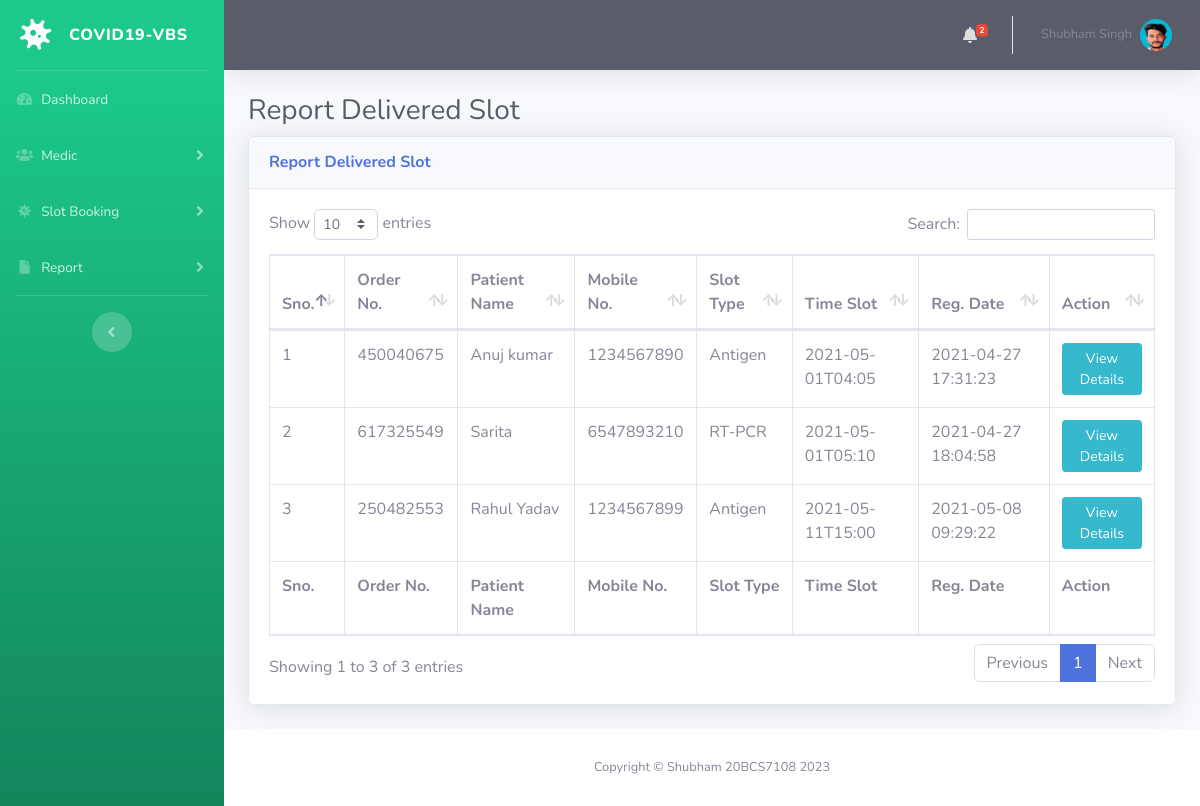
Screenshot of /reportdelivered-test.php (signed in) with the database file from the repository.
### tables this page shows
CREATE TABLE `tbltestrecord` (
  `id` int(11) NOT NULL,
  `OrderNumber` bigint(14) DEFAULT NULL,
  `PatientMobileNumber` bigint(14) DEFAULT NULL,
  `TestType` varchar(100) DEFAULT NULL,
  `TestTimeSlot` varchar(120) DEFAULT NULL,
  `ReportStatus` varchar(100) DEFAULT NULL,
  `FinalReport` varchar(150) DEFAULT NULL,
  `ReportUploadTime` varchar(200) DEFAULT NULL,
  `RegistrationDate` timestamp NULL DEFAULT current_timestamp(),
  `AssignedtoEmpId` varchar(150) DEFAULT NULL,
  `AssigntoName` varchar(180) DEFAULT NULL,
  `AssignedTime` varchar(100) DEFAULT NULL
);

CREATE TABLE `tblpatients` (
  `id` int(11) NOT NULL,
  `FullName` varchar(120) DEFAULT NULL,
  `MobileNumber` bigint(12) DEFAULT NULL,
  `DateOfBirth` date DEFAULT NULL,
  `GovtIssuedId` varchar(150) DEFAULT NULL,
  `GovtIssuedIdNo` varchar(150) DEFAULT NULL,
  `FullAddress` varchar(255) DEFAULT NULL,
  `State` varchar(200) DEFAULT NULL,
  `RegistrationDate` timestamp NOT NULL DEFAULT current_timestamp()
);

### reportdelivered-test.php (the view, shortened to what this page needs)
<?php session_start();
include_once('includes/config.php');
if (strlen($_SESSION['aid']==0)) {
  header('location:logout.php');
  } else{
?>
<!DOCTYPE html>
<html lang="en">
<head>
    <link href="vendor/fontawesome-free/css/all.min.css" rel="stylesheet" type="text/css">
    <link href="css/sb-admin-2.min.css" rel="stylesheet">
    <link href="vendor/datatables/dataTables.bootstrap4.min.css" rel="stylesheet">
</head>
<body id="page-top">
    <div id="wrapper">
  <?php include_once('includes/sidebar.php');?>
        <div id="content-wrapper" class="d-flex flex-column">
            <div id="content">
<?php include_once('includes/topbar.php');?>
                <div class="container-fluid">
                    <h1 class="h3 mb-2 text-gray-800">Report Delivered Slot</h1>
                    <div class="card shadow mb-4">
                        <div class="card-header py-3">
                            <h6 class="m-0 font-weight-bold text-primary">Report Delivered Slot</h6>
                        </div>
                        <div class="card-body">
                            <div class="table-responsive">
                                <form name="assignto" method="post">
                    <table class="table table-bordered" id="dataTable" width="100%" cellspacing="0">
                                    <thead>
                                        <tr>
                                            <th>Sno.</th>
                                            <th>Order No.</th>
                                            <th>Patient Name</th>
                                            <th>Mobile No.</th>
                                            <th>Slot Type</th>
                                            <th>Time Slot</th>
                                            <th>Reg. Date</th>
                                            <th>Action</th>
                                        </tr>
                                    </thead>
                                      <tfoot>
                                            <tr>
                                            <th>Sno.</th>
                                            <th>Order No.</th>
                                            <th>Patient Name</th>
                                            <th>Mobile No.</th>
                                            <th>Slot Type</th>
                                            <th>Time Slot</th>
                                            <th>Reg. Date</th>
                                            <th>Action</th>
                                        </tr>
                                    </tfoot>
                                    <tbody>
<?php $query=mysqli_query($con,"select tbltestrecord.OrderNumber,tblpatients.FullName,tblpatients.MobileNumber,tbltestrecord.TestType,tbltestrecord.TestTimeSlot,tbltestrecord.RegistrationDate,tbltestrecord.id as testid from tbltestrecord
join tblpatients on tblpatients.MobileNumber=tbltestrecord.PatientMobileNumber
where ReportStatus='Delivered'
    ");
$cnt=1;
while($row=mysqli_fetch_array($query)){
?>
                                        <tr>
                                            <td><?php echo $cnt;?></td>
                                            <td><?php echo $row['OrderNumber'];?></td>
                                            <td><?php echo $row['FullName'];?></td>
                                            <td><?php echo $row['MobileNumber'];?></td>
                                            <td><?php echo $row['TestType'];?></td>
                                            <td><?php echo $row['TestTimeSlot'];?></td>
                                             <td><?php echo $row['RegistrationDate'];?></td>
                                            <td>
                                <a href="test-details.php?tid=<?php echo $row['testid'];?>&&oid=<?php echo $row['OrderNumber'];?>" class="btn btn-info btn-sm">View Details</a>
                            </td>
                                        </tr>
<?php $cnt++;} ?>
                                    </tbody>
                                </table>
                                     </form>
                            </div>
                        </div>
                    </div>
                </div>
            </div>
    <?php include_once('includes/footer.php');?>
        </div>
    </div>
</body>
</html>
<?php } ?>

### includes/topbar.php (shortened to what this page needs)
      <nav class="navbar navbar-expand navbar-dark bg-dark topbar mb-4 static-top shadow">
            <?php if($_SESSION['aid']):?>
                    <ul class="navbar-nav ml-auto">
<?php $query=mysqli_query($con,"select * from tbltestrecord where ReportStatus is null");
$count=mysqli_num_rows($query);
?>
                        <li class="nav-item dropdown no-arrow mx-1">
                            <a class="nav-link dropdown-toggle" href="#" id="alertsDropdown" role="button"
                                data-toggle="dropdown" aria-haspopup="true" aria-expanded="false">
                                <i class="fas fa-bell fa-fw"></i>
                                <span class="badge badge-danger badge-counter"><?php echo $count;?></span>
                            </a>
                        </li>
                        <li class="nav-item dropdown no-arrow">
                            <a class="nav-link dropdown-toggle" href="#" id="userDropdown" role="button"
                                data-toggle="dropdown" aria-haspopup="true" aria-expanded="false">
                <?php
$adid=$_SESSION['aid'];
$ret1=mysqli_query($con,"select AdminName from tbladmin where ID='$adid'");
while($row1=mysqli_fetch_array($ret1)){
?>
                                <span class="mr-2 d-none d-lg-inline text-gray-600 small"><?php  echo $row1['AdminName'];?></span>
                           <?php } ?>
                                <img class="img-profile rounded-circle"
                                    src="img/shubham.png">
                            </a>
                        </li>
                    </ul>
                <?php endif;?>
                </nav>

### rows the page displays
tbltestrecord: OrderNumber "450040675", tblpatients.FullName "Anuj kumar", tblpatients.MobileNumber "1234567890", TestType "Antigen", TestTimeSlot "2021-05-01T04:05", RegistrationDate "2021-04-27 17:31:23"
tbltestrecord: OrderNumber "617325549", tblpatients.FullName "Sarita", tblpatients.MobileNumber "6547893210", TestType "RT-PCR", TestTimeSlot "2021-05-01T05:10", RegistrationDate "2021-04-27 18:04:58"
tbltestrecord: OrderNumber "250482553", tblpatients.FullName "Rahul Yadav", tblpatients.MobileNumber "1234567899", TestType "Antigen", TestTimeSlot "2021-05-11T15:00", RegistrationDate "2021-05-08 09:29:22"

### other values shown
$count "2"
$row1['AdminName'] "Shubham Singh"
